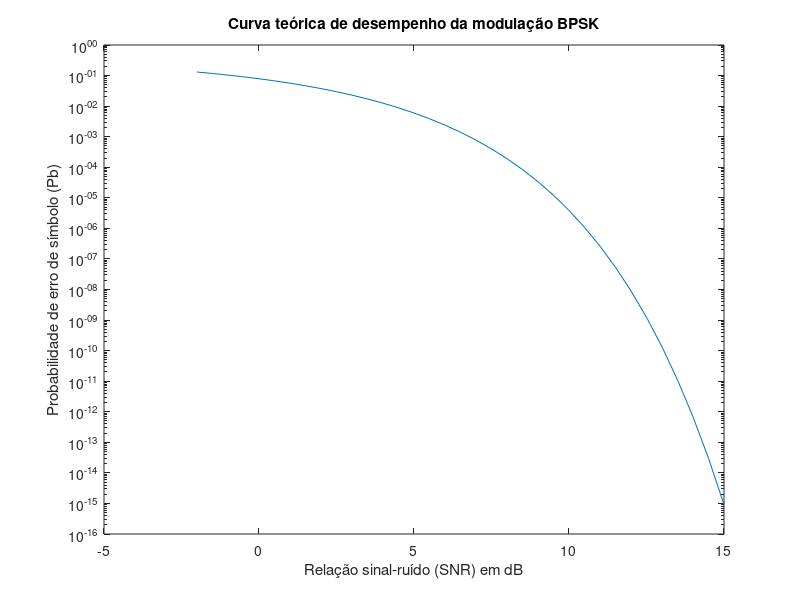

Source code (MATLAB): (Note: this script raises an error after producing the figure.)
% TE356- Sistemas de Comunicações Óticas e Sem Fio
% Tarefa 4- Modulações Digitais- Simulação Canal AWGN

clear all; clc; close all;

% Modulação BPSK
SNR_dB = -2:0.5:15;
SNR = 10.^(SNR_dB/10);
Pb = (1/2)*erfc(sqrt(SNR));

figure;
semilogy(SNR_dB, Pb);
hold on;

xlabel('Relação sinal-ruído (SNR) em dB');
ylabel('Probabilidade de erro de símbolo (Pb)');
title('Curva teórica de desempenho da modulação BPSK');

% Valores de Eb/N0 para simulação
EbN0_bpsk = [2 5 8 10];
% Define o número de iterações e símbolos
numIter_bpsk = 100;
N_bpsk = 10^5;
% Simula a BER para cada valor de Eb/N0
ber_bpsk = MonteCarlo2ASK(EbN0_bpsk, numIter_bpsk, N_bpsk);

% Plot dos resultados BPSK simulados
semilogy(EbN0_bpsk, ber_bpsk, 'o-');
legend('BPSK - Teórico', 'BPSK - Simulado');

hold off;

% Modulação 8ASK
SNR_dB_8ask = -2:0.5:15;
SNR_8ask = 10.^(SNR_dB_8ask/10);
Pb_8ask = 7/8 * erfc(sqrt(3/(8^2-1)*SNR_8ask));

figure;
semilogy(SNR_dB_8ask, Pb_8ask);
hold on;

xlabel('Relação sinal-ruído (Eb/N0) em dB');
ylabel('Probabilidade de erro de símbolo (Pb)');
title('Curva teórica de desempenho da modulação 8ASK');

% Valores de Eb/N0 para simulação
EbN0_8ask = [0 5 10 15];
% Define o número de iterações e símbolos
numIter_8ask = 10^4;
N_8ask = 10^5;

% Simula a SER para cada valor de Eb/N0
ser_8ask = MonteCarlo8ASK(EbN0_8ask, numIter_8ask, N_8ask);
% Converte SER para BER
ber_8ask = ser_8ask/log2(8);

% Plot dos resultados 8ASK simulados
plot(EbN0_8ask, ser_8ask, 'o-');
legend('8ASK - Teórico', '8ASK - Simulado');

Curva_teorica_e_simulacao_16QAM(); % Chamada a função 16-QAM

function ber = MonteCarlo2ASK(EbN0, numIter, N)
    ber = zeros(size(EbN0));
    for k=1:length(EbN0)
        erro_total = zeros(1, numIter);
        for i=1:numIter
            % Gera os bits aleatórios
            bits = randi([0 1], 1, N);
            % Mapeia os bits para símbolos BPSK
            symb = 2*bits - 1;
            SNR = 10^(EbN0(k)/10);
            % Calcula a variância do ruído AWGN
            sigma_sq = 1/(2*SNR);
            % Gera o ruído AWGN 
            n = sqrt(sigma_sq)*(randn(1, N) + 1i*randn(1, N));
            % Simula a recepção de um símbolo
            r = symb + n;
            % Detecta os bits recebidos
            bitsRx = real(r) > 0;
            % Conta o erro
             erro = sum(bits ~= bitsRx)/N;
            % erro = sum(bits ~= bitsRx) / (N * log2(2));
            erro_total(i) = erro;
        end
        ber(k) = mean(erro_total);
    end
end

function ser = MonteCarlo8ASK(EbN0, numIter, N)
    ser = zeros(size(EbN0));
    const = [-7 -5 -3 -1 1 3 5 7];
    Es = mean(const.^2); % Calcula a energia média por símbolo
    symb = const/sqrt(Es); % Normaliza a constelação para Eb/N0 = 1

    % Loop para cada valor de Eb/N0
    for k=1:length(EbN0)
        erro_total = zeros(1, numIter);
        SNR = 10.^(EbN0(k)/10);
        sigma_sq = 1 / (2*SNR);
        sigma = sqrt(sigma_sq);
        for i=1:numIter
            ind = randi(8);
            simbolo_constelacao = symb(ind);
            % Gera o ruído AWGN
            noise = randn * sigma; 
            % Simula a recepção de um símbolo
            simbolo_noise = simbolo_constelacao + noise; 
            % Detecta o símbolo recebido
            [~, ind2] = min(abs(symb - simbolo_noise)); 
            simbolo_recebido = symb(ind2);
            % Conta o erro
            if (simbolo_recebido ~= simbolo_constelacao)
                erro_total(i) = 1;
            end
        end
        ser(k) = mean(erro_total); % Calcula a SER
    end
end

function Curva_teorica_e_simulacao_16QAM()
    % Curva teórica 
    SNR_dB = -2:0.5:16;
    SNR = 10.^(SNR_dB/10);
    p = (1- 1/4)*erfc(sqrt(3/30*SNR));
    Ps = 1 - (1 - p).^2;
   

    % Simulação Monte Carlo 
    EB_N0_dB = [0 5 10 12];
    % Define a constelação 16-QAM
    Const_X = [-3 -1 1 3];
    Const_Y = [-3 -1 1 3];
    % Calcula a energia média por símbolo
    Es = mean(Const_X.^2 + Const_Y.^2);
    % Normaliza a constelação para Eb/N0 = 1
    Const_X_norm = Const_X./sqrt(Es);
    Const_Y_norm = Const_Y./sqrt(Es);
    % Gera os símbolos aleatórios entre 1 e 4
    Const_X_data = randi(4, 100000, 1);
    Const_Y_data = randi(4, 100000, 1);
    erro = zeros(1, length(EB_N0_dB));

    % Loop para cada valor de Eb/N0
    for snr_index = 1:length(EB_N0_dB)
        EB_N0_dB_current = EB_N0_dB(snr_index);
        EB_N0_current = 10^(EB_N0_dB_current/10);
        % Valores de desvio e padrão e variancia
        desvioPad = 1/(2*EB_N0_current);
        variancia = sqrt(desvioPad);
        Const_X_qam = zeros(100000, 1);
        Const_Y_qam = zeros(100000, 1);
        % Gera o ruído AWGN
        Ruido_X = randn(100000, 1)*variancia;
        Ruido_Y = randn(100000, 1)*variancia;
        X_rx = zeros(100000, 1);
        Y_rx = zeros(100000, 1);
        X_rx_quant = zeros(100000, 1);
        Y_rx_quant = zeros(100000, 1);

        for i = 1:100000
            Const_X_qam(i) = Const_X_norm(Const_X_data(i));
            Const_Y_qam(i) = Const_Y_norm(Const_Y_data(i));
            % Simula a recepção de um símbolo
            % Ruído  que ao ser somadao com a constelação normalizadas 
            % em função dos valores sorteados, geram o sinal recebido
            X_rx(i) = Const_X_qam(i) + Ruido_X(i);
            Y_rx(i) = Const_Y_qam(i) + Ruido_Y(i);
        end

        % Quantiza os símbolos recebidos
        % Comparação entre os valores da modulação QAM, sem ruído, com os 
        % valores encontrados através da função quantalph
        X_rx_quant = quantalph(X_rx, Const_X_norm);
        Y_rx_quant = quantalph(Y_rx, Const_Y_norm);

        
        for k = 1:100000
            % Conta o erro
            % No caso desses valores serem diferentes, isso indica que foi 
            % obtido um erro, e isso é contabilizado através da variável erro
            % Para os dois eixos da constelação
            if (Const_X_qam(k) ~= X_rx_quant(k)) || (Const_Y_qam(k) ~= Y_rx_quant(k))
                erro(snr_index) = erro(snr_index) + 1;
            end
        end
        %  Taxa de erros de bits, com base na quantidade de erros e na quantidade
        % de interações, que no caso foi 100000
        BER(snr_index) = erro(snr_index) / 100000;
    end

    % Plotar curva teórica e simulada
    figure;
    semilogy(SNR_dB, Ps);
    hold on;
    semilogy(EB_N0_dB, BER, 'r*');
    title("Desempenho 16-QAM");
    xlabel("SNR[dB]");
    ylabel("BER");
    legend("teórica", "simulada");

    % Constelação de sinais do 16-QAM
    % Os pontos não ficam concentrados exatamente no mesmo ponto
    % Isso ocorre devido a variação de SNR, a qual é introduzida pela
    % inclusão de ruído na simulação
    figure;
    scatter(X_rx(1:1000), Y_rx(1:1000), '.');
    title("Constelação recebida (16-QAM)");
end

% Função para quantizar um símbolo
function y = quantalph(x, alphabet)
    [r, c] = size(alphabet);
    if c > r
        alphabet = alphabet';
    end
    [r, c] = size(x);
    if c > r
        x = x';
    end
    alpha = alphabet(:, ones(size(x)))';
    dist = (x(:, ones(size(alphabet))) - alpha).^2;
    [~, i] = min(dist, [], 2);
    y = alphabet(i);
end
